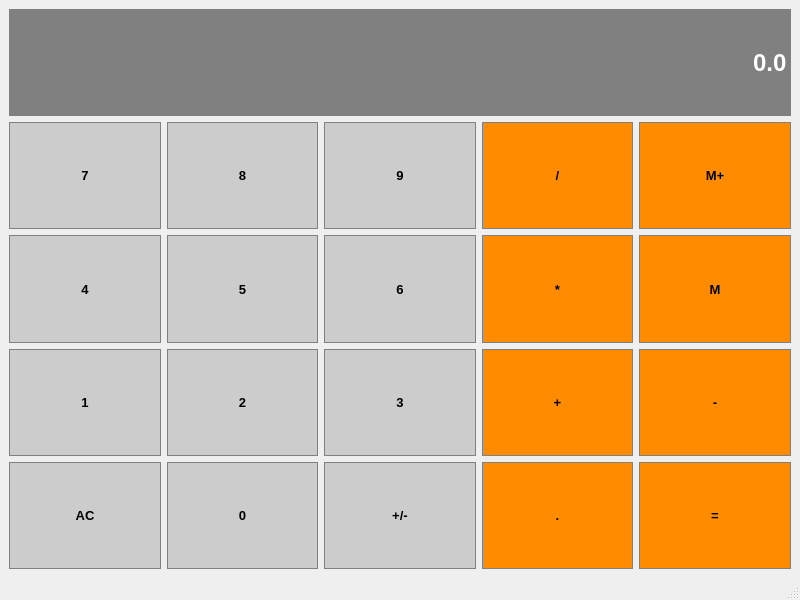
<?xml version="1.0" encoding="UTF-8"?>
<ui version="4.0">
 <class>Calculator</class>
 <widget class="QMainWindow" name="Calculator">
  <property name="geometry">
   <rect>
    <x>0</x>
    <y>0</y>
    <width>800</width>
    <height>600</height>
   </rect>
  </property>
  <property name="windowTitle">
   <string>Calculator</string>
  </property>
  <widget class="QWidget" name="centralwidget">
   <layout class="QGridLayout" name="gridLayout">
    <item row="3" column="0">
     <widget class="QPushButton" name="Button1">
      <property name="sizePolicy">
       <sizepolicy hsizetype="Preferred" vsizetype="Preferred">
        <horstretch>0</horstretch>
        <verstretch>0</verstretch>
       </sizepolicy>
      </property>
      <property name="font">
       <font>
        <pointsize>10</pointsize>
        <weight>75</weight>
        <bold>true</bold>
       </font>
      </property>
      <property name="styleSheet">
       <string notr="true">QPushButton{
	background-color:#c0c0c0c0;
	border: 1px solid gray;
	padding: 5 px;
}
QPushButton:pressed{
	background-color:#a9a9a9a9;
	border: 1px solid gray;
	padding: 5 px;
}</string>
      </property>
      <property name="text">
       <string>1</string>
      </property>
     </widget>
    </item>
    <item row="2" column="0">
     <widget class="QPushButton" name="Button4">
      <property name="sizePolicy">
       <sizepolicy hsizetype="Preferred" vsizetype="Preferred">
        <horstretch>0</horstretch>
        <verstretch>0</verstretch>
       </sizepolicy>
      </property>
      <property name="font">
       <font>
        <pointsize>10</pointsize>
        <weight>75</weight>
        <bold>true</bold>
       </font>
      </property>
      <property name="styleSheet">
       <string notr="true">QPushButton{
	background-color:#c0c0c0c0;
	border: 1px solid gray;
	padding: 5 px;
}
QPushButton:pressed{
	background-color:#a9a9a9a9;
	border: 1px solid gray;
	padding: 5 px;
}</string>
      </property>
      <property name="text">
       <string>4</string>
      </property>
     </widget>
    </item>
    <item row="1" column="2">
     <widget class="QPushButton" name="Button9">
      <property name="sizePolicy">
       <sizepolicy hsizetype="Preferred" vsizetype="Preferred">
        <horstretch>0</horstretch>
        <verstretch>0</verstretch>
       </sizepolicy>
      </property>
      <property name="font">
       <font>
        <pointsize>10</pointsize>
        <weight>75</weight>
        <bold>true</bold>
       </font>
      </property>
      <property name="styleSheet">
       <string notr="true">QPushButton{
	background-color:#c0c0c0c0;
	border: 1px solid gray;
	padding: 5 px;
}
QPushButton:pressed{
	background-color:#a9a9a9a9;
	border: 1px solid gray;
	padding: 5 px;
}</string>
      </property>
      <property name="text">
       <string>9</string>
      </property>
     </widget>
    </item>
    <item row="2" column="4">
     <widget class="QPushButton" name="MemGet">
      <property name="sizePolicy">
       <sizepolicy hsizetype="Preferred" vsizetype="Preferred">
        <horstretch>0</horstretch>
        <verstretch>0</verstretch>
       </sizepolicy>
      </property>
      <property name="font">
       <font>
        <pointsize>10</pointsize>
        <weight>75</weight>
        <bold>true</bold>
       </font>
      </property>
      <property name="styleSheet">
       <string notr="true">QPushButton{
	background-color:#FF8C00;
	border: 1px solid gray;
	padding: 5 px;
}
QPushButton:pressed{
	background-color:#a9a9a9a9;
	border: 1px solid gray;
	padding: 5 px;
}</string>
      </property>
      <property name="text">
       <string>M</string>
      </property>
     </widget>
    </item>
    <item row="2" column="3">
     <widget class="QPushButton" name="Multiply">
      <property name="sizePolicy">
       <sizepolicy hsizetype="Preferred" vsizetype="Preferred">
        <horstretch>0</horstretch>
        <verstretch>0</verstretch>
       </sizepolicy>
      </property>
      <property name="font">
       <font>
        <pointsize>10</pointsize>
        <weight>75</weight>
        <bold>true</bold>
       </font>
      </property>
      <property name="styleSheet">
       <string notr="true">QPushButton{
	background-color:#FF8C00;
	border: 1px solid gray;
	padding: 5 px;
}
QPushButton:pressed{
	background-color:#a9a9a9a9;
	border: 1px solid gray;
	padding: 5 px;
}</string>
      </property>
      <property name="text">
       <string>*</string>
      </property>
     </widget>
    </item>
    <item row="2" column="1">
     <widget class="QPushButton" name="Button5">
      <property name="sizePolicy">
       <sizepolicy hsizetype="Preferred" vsizetype="Preferred">
        <horstretch>0</horstretch>
        <verstretch>0</verstretch>
       </sizepolicy>
      </property>
      <property name="font">
       <font>
        <pointsize>10</pointsize>
        <weight>75</weight>
        <bold>true</bold>
       </font>
      </property>
      <property name="styleSheet">
       <string notr="true">QPushButton{
	background-color:#c0c0c0c0;
	border: 1px solid gray;
	padding: 5 px;
}
QPushButton:pressed{
	background-color:#a9a9a9a9;
	border: 1px solid gray;
	padding: 5 px;
}</string>
      </property>
      <property name="text">
       <string>5</string>
      </property>
     </widget>
    </item>
    <item row="4" column="1">
     <widget class="QPushButton" name="Button0">
      <property name="sizePolicy">
       <sizepolicy hsizetype="Preferred" vsizetype="Preferred">
        <horstretch>0</horstretch>
        <verstretch>0</verstretch>
       </sizepolicy>
      </property>
      <property name="font">
       <font>
        <pointsize>10</pointsize>
        <weight>75</weight>
        <bold>true</bold>
       </font>
      </property>
      <property name="styleSheet">
       <string notr="true">QPushButton{
	background-color:#c0c0c0c0;
	border: 1px solid gray;
	padding: 5 px;
}
QPushButton:pressed{
	background-color:#a9a9a9a9;
	border: 1px solid gray;
	padding: 5 px;
}</string>
      </property>
      <property name="text">
       <string>0</string>
      </property>
     </widget>
    </item>
    <item row="3" column="1">
     <widget class="QPushButton" name="Button2">
      <property name="sizePolicy">
       <sizepolicy hsizetype="Preferred" vsizetype="Preferred">
        <horstretch>0</horstretch>
        <verstretch>0</verstretch>
       </sizepolicy>
      </property>
      <property name="font">
       <font>
        <pointsize>10</pointsize>
        <weight>75</weight>
        <bold>true</bold>
       </font>
      </property>
      <property name="styleSheet">
       <string notr="true">QPushButton{
	background-color:#c0c0c0c0;
	border: 1px solid gray;
	padding: 5 px;
}
QPushButton:pressed{
	background-color:#a9a9a9a9;
	border: 1px solid gray;
	padding: 5 px;
}</string>
      </property>
      <property name="text">
       <string>2</string>
      </property>
     </widget>
    </item>
    <item row="3" column="3">
     <widget class="QPushButton" name="Add">
      <property name="sizePolicy">
       <sizepolicy hsizetype="Preferred" vsizetype="Preferred">
        <horstretch>0</horstretch>
        <verstretch>0</verstretch>
       </sizepolicy>
      </property>
      <property name="font">
       <font>
        <pointsize>10</pointsize>
        <weight>75</weight>
        <bold>true</bold>
       </font>
      </property>
      <property name="styleSheet">
       <string notr="true">QPushButton{
	background-color:#FF8C00;
	border: 1px solid gray;
	padding: 5 px;
}
QPushButton:pressed{
	background-color:#a9a9a9a9;
	border: 1px solid gray;
	padding: 5 px;
}</string>
      </property>
      <property name="text">
       <string>+</string>
      </property>
     </widget>
    </item>
    <item row="1" column="4">
     <widget class="QPushButton" name="MemAdd">
      <property name="sizePolicy">
       <sizepolicy hsizetype="Preferred" vsizetype="Preferred">
        <horstretch>0</horstretch>
        <verstretch>0</verstretch>
       </sizepolicy>
      </property>
      <property name="font">
       <font>
        <pointsize>10</pointsize>
        <weight>75</weight>
        <bold>true</bold>
       </font>
      </property>
      <property name="styleSheet">
       <string notr="true">QPushButton{
	background-color:#FF8C00;
	border: 1px solid gray;
	padding: 5 px;
}
QPushButton:pressed{
	background-color:#a9a9a9a9;
	border: 1px solid gray;
	padding: 5 px;
}</string>
      </property>
      <property name="text">
       <string>M+</string>
      </property>
     </widget>
    </item>
    <item row="4" column="4">
     <widget class="QPushButton" name="Equals">
      <property name="sizePolicy">
       <sizepolicy hsizetype="Preferred" vsizetype="Preferred">
        <horstretch>0</horstretch>
        <verstretch>0</verstretch>
       </sizepolicy>
      </property>
      <property name="font">
       <font>
        <pointsize>10</pointsize>
        <weight>75</weight>
        <bold>true</bold>
       </font>
      </property>
      <property name="styleSheet">
       <string notr="true">QPushButton{
	background-color:#FF8C00;
	border: 1px solid gray;
	padding: 5 px;
}
QPushButton:pressed{
	background-color:#a9a9a9a9;
	border: 1px solid gray;
	padding: 5 px;
}</string>
      </property>
      <property name="text">
       <string>=</string>
      </property>
     </widget>
    </item>
    <item row="3" column="2">
     <widget class="QPushButton" name="Button3">
      <property name="sizePolicy">
       <sizepolicy hsizetype="Preferred" vsizetype="Preferred">
        <horstretch>0</horstretch>
        <verstretch>0</verstretch>
       </sizepolicy>
      </property>
      <property name="font">
       <font>
        <pointsize>10</pointsize>
        <weight>75</weight>
        <bold>true</bold>
       </font>
      </property>
      <property name="styleSheet">
       <string notr="true">QPushButton{
	background-color:#c0c0c0c0;
	border: 1px solid gray;
	padding: 5 px;
}
QPushButton:pressed{
	background-color:#a9a9a9a9;
	border: 1px solid gray;
	padding: 5 px;
}</string>
      </property>
      <property name="text">
       <string>3</string>
      </property>
     </widget>
    </item>
    <item row="1" column="1">
     <widget class="QPushButton" name="Button8">
      <property name="sizePolicy">
       <sizepolicy hsizetype="Preferred" vsizetype="Preferred">
        <horstretch>0</horstretch>
        <verstretch>0</verstretch>
       </sizepolicy>
      </property>
      <property name="font">
       <font>
        <pointsize>10</pointsize>
        <weight>75</weight>
        <bold>true</bold>
       </font>
      </property>
      <property name="styleSheet">
       <string notr="true">QPushButton{
	background-color:#c0c0c0c0;
	border: 1px solid gray;
	padding: 5 px;
}
QPushButton:pressed{
	background-color:#a9a9a9a9;
	border: 1px solid gray;
	padding: 5 px;
}</string>
      </property>
      <property name="text">
       <string>8</string>
      </property>
     </widget>
    </item>
    <item row="0" column="0" colspan="5">
     <widget class="QLineEdit" name="Display">
      <property name="sizePolicy">
       <sizepolicy hsizetype="Preferred" vsizetype="Preferred">
        <horstretch>0</horstretch>
        <verstretch>0</verstretch>
       </sizepolicy>
      </property>
      <property name="font">
       <font>
        <pointsize>18</pointsize>
        <weight>75</weight>
        <bold>true</bold>
       </font>
      </property>
      <property name="styleSheet">
       <string notr="true">QLineEdit {
	background-color: gray;
	border: 1px solid gray;
	color: #ffffffff;
}</string>
      </property>
      <property name="text">
       <string>0.0</string>
      </property>
      <property name="alignment">
       <set>Qt::AlignRight|Qt::AlignTrailing|Qt::AlignVCenter</set>
      </property>
     </widget>
    </item>
    <item row="2" column="2">
     <widget class="QPushButton" name="Button6">
      <property name="sizePolicy">
       <sizepolicy hsizetype="Preferred" vsizetype="Preferred">
        <horstretch>0</horstretch>
        <verstretch>0</verstretch>
       </sizepolicy>
      </property>
      <property name="font">
       <font>
        <pointsize>10</pointsize>
        <weight>75</weight>
        <bold>true</bold>
       </font>
      </property>
      <property name="styleSheet">
       <string notr="true">QPushButton{
	background-color:#c0c0c0c0;
	border: 1px solid gray;
	padding: 5 px;
}
QPushButton:pressed{
	background-color:#a9a9a9a9;
	border: 1px solid gray;
	padding: 5 px;
}</string>
      </property>
      <property name="text">
       <string>6</string>
      </property>
     </widget>
    </item>
    <item row="1" column="0">
     <widget class="QPushButton" name="Button7">
      <property name="sizePolicy">
       <sizepolicy hsizetype="Preferred" vsizetype="Preferred">
        <horstretch>0</horstretch>
        <verstretch>0</verstretch>
       </sizepolicy>
      </property>
      <property name="font">
       <font>
        <pointsize>10</pointsize>
        <weight>75</weight>
        <bold>true</bold>
       </font>
      </property>
      <property name="styleSheet">
       <string notr="true">QPushButton{
	background-color:#c0c0c0c0;
	border: 1px solid gray;
	padding: 10px;
}
QPushButton:pressed{
	background-color:#a9a9a9a9;
	border: 1px solid gray;
	padding: 5px;
}</string>
      </property>
      <property name="text">
       <string>7</string>
      </property>
     </widget>
    </item>
    <item row="1" column="3">
     <widget class="QPushButton" name="Divide">
      <property name="sizePolicy">
       <sizepolicy hsizetype="Preferred" vsizetype="Preferred">
        <horstretch>0</horstretch>
        <verstretch>0</verstretch>
       </sizepolicy>
      </property>
      <property name="font">
       <font>
        <pointsize>10</pointsize>
        <weight>75</weight>
        <bold>true</bold>
       </font>
      </property>
      <property name="styleSheet">
       <string notr="true">QPushButton{
	background-color:#FF8C00;
	border: 1px solid gray;
	padding: 5 px;
}
QPushButton:pressed{
	background-color:#a9a9a9a9;
	border: 1px solid gray;
	padding: 5 px;
}</string>
      </property>
      <property name="text">
       <string>/</string>
      </property>
     </widget>
    </item>
    <item row="4" column="2">
     <widget class="QPushButton" name="ChangeSign">
      <property name="sizePolicy">
       <sizepolicy hsizetype="Preferred" vsizetype="Preferred">
        <horstretch>0</horstretch>
        <verstretch>0</verstretch>
       </sizepolicy>
      </property>
      <property name="font">
       <font>
        <pointsize>10</pointsize>
        <weight>75</weight>
        <bold>true</bold>
       </font>
      </property>
      <property name="styleSheet">
       <string notr="true">QPushButton{
	background-color:#c0c0c0c0;
	border: 1px solid gray;
	padding: 5 px;
}
QPushButton:pressed{
	background-color:#a9a9a9a9;
	border: 1px solid gray;
	padding: 5 px;
}</string>
      </property>
      <property name="text">
       <string>+/-</string>
      </property>
     </widget>
    </item>
    <item row="4" column="0">
     <widget class="QPushButton" name="Clear">
      <property name="sizePolicy">
       <sizepolicy hsizetype="Preferred" vsizetype="Preferred">
        <horstretch>0</horstretch>
        <verstretch>0</verstretch>
       </sizepolicy>
      </property>
      <property name="font">
       <font>
        <pointsize>10</pointsize>
        <weight>75</weight>
        <bold>true</bold>
       </font>
      </property>
      <property name="styleSheet">
       <string notr="true">QPushButton{
	background-color:#c0c0c0c0;
	border: 1px solid gray;
	padding: 5 px;
}
QPushButton:pressed{
	background-color:#a9a9a9a9;
	border: 1px solid gray;
	padding: 5 px;
}</string>
      </property>
      <property name="text">
       <string>AC</string>
      </property>
     </widget>
    </item>
    <item row="3" column="4">
     <widget class="QPushButton" name="Substract">
      <property name="sizePolicy">
       <sizepolicy hsizetype="Preferred" vsizetype="Preferred">
        <horstretch>0</horstretch>
        <verstretch>0</verstretch>
       </sizepolicy>
      </property>
      <property name="font">
       <font>
        <pointsize>10</pointsize>
        <weight>75</weight>
        <bold>true</bold>
       </font>
      </property>
      <property name="styleSheet">
       <string notr="true">QPushButton{
	background-color:#FF8C00;
	border: 1px solid gray;
	padding: 5 px;
}
QPushButton:pressed{
	background-color:#a9a9a9a9;
	border: 1px solid gray;
	padding: 5 px;
}</string>
      </property>
      <property name="text">
       <string>-</string>
      </property>
     </widget>
    </item>
    <item row="4" column="3">
     <widget class="QPushButton" name="Dot">
      <property name="sizePolicy">
       <sizepolicy hsizetype="Preferred" vsizetype="Preferred">
        <horstretch>0</horstretch>
        <verstretch>0</verstretch>
       </sizepolicy>
      </property>
      <property name="font">
       <font>
        <pointsize>10</pointsize>
        <weight>75</weight>
        <bold>true</bold>
       </font>
      </property>
      <property name="styleSheet">
       <string notr="true">QPushButton{
	background-color:#FF8C00;
	border: 1px solid gray;
	padding: 5 px;
}
QPushButton:pressed{
	background-color:#a9a9a9a9;
	border: 1px solid gray;
	padding: 5 px;
}</string>
      </property>
      <property name="text">
       <string>.</string>
      </property>
     </widget>
    </item>
   </layout>
  </widget>
  <widget class="QMenuBar" name="menubar">
   <property name="geometry">
    <rect>
     <x>0</x>
     <y>0</y>
     <width>800</width>
     <height>31</height>
    </rect>
   </property>
  </widget>
  <widget class="QStatusBar" name="statusbar"/>
 </widget>
 <resources/>
 <connections/>
</ui>
